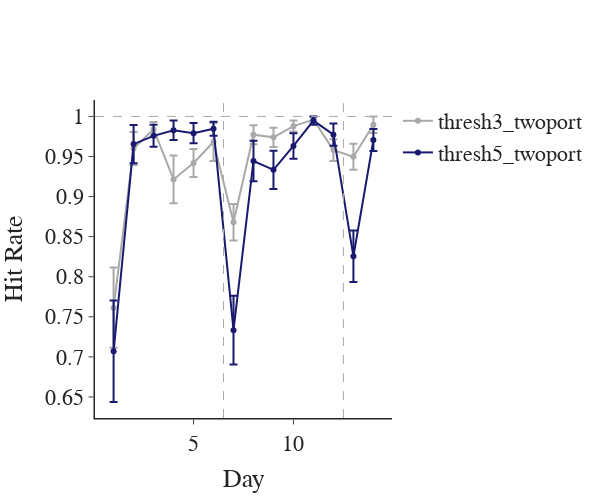

Notebook cell for this chart:
### Code cell
## Hit rate rate across contexts
fig = pf.plot_behavior_across_days(data=metrics, x_var='day', y_var='hits', groupby_var=['day', 'group'], plot_transitions=[6.5, 12.5],
                                   transition_color=[chance_color, chance_color], width=600,
                                   x_title='Day', y_title='Hit Rate', marker_color=two_color_plots, expert_line=False, chance=False, plot_datapoints=False)
fig.add_hline(y=1, line_width=1, line_dash='dash', line_color=chance_color, opacity=1)
fig.show()
fig.write_image(pjoin(fig_path, 'HR_across_days.png'))

### Figure 1 — Plotly figure (JSON) as saved in the notebook; plotly's stock layout.template omitted (floating-point values rounded to 4 significant figures)
{"data": [{"error_y": {"array": [0.05008, 0.02071, 0.009113, 0.0299, 0.01738, 0.02358, 0.02282, 0.01188, 0.01211, 0.006927, 0.004, 0.01359, 0.01623, 0.01031], "type": "data"}, "line": {"color": "darkgrey"}, "mode": "lines+markers", "name": "thresh3_twoport", "showlegend": true, "type": "scatter", "x": [1, 2, 3, 4, 5, 6, 7, 8, 9, 10, 11, 12, 13, 14], "y": [0.7614, 0.96, 0.984, 0.9214, 0.9419, 0.9681, 0.868, 0.9773, 0.9739, 0.9879, 0.996, 0.958, 0.9496, 0.9897]}, {"error_y": {"array": [0.06335, 0.02394, 0.01374, 0.01208, 0.01265, 0.008745, 0.0428, 0.02531, 0.02389, 0.01594, 0.005155, 0.01378, 0.03217, 0.01362], "type": "data"}, "line": {"color": "midnightblue"}, "mode": "lines+markers", "name": "thresh5_twoport", "showlegend": true, "type": "scatter", "x": [1, 2, 3, 4, 5, 6, 7, 8, 9, 10, 11, 12, 13, 14], "y": [0.7069, 0.9655, 0.9758, 0.9828, 0.9792, 0.9847, 0.7333, 0.9444, 0.9333, 0.9632, 0.9948, 0.9773, 0.8255, 0.9706]}], "layout": {"font": {"family": "Arial", "size": 22}, "height": 500, "shapes": [{"line": {"color": "darkgrey", "dash": "dash", "width": 1}, "opacity": 1, "type": "line", "x0": 6.5, "x1": 6.5, "xref": "x", "y0": 0, "y1": 1, "yref": "y domain"}, {"line": {"color": "darkgrey", "dash": "dash", "width": 1}, "opacity": 1, "type": "line", "x0": 12.5, "x1": 12.5, "xref": "x", "y0": 0, "y1": 1, "yref": "y domain"}, {"line": {"color": "darkgrey", "dash": "dash", "width": 1}, "opacity": 1, "type": "line", "x0": 0, "x1": 1, "xref": "x domain", "y0": 1, "y1": 1, "yref": "y"}], "title": {"x": 0.5, "xanchor": "center", "y": 0.9, "yanchor": "top"}, "width": 600, "xaxis": {"anchor": "y", "domain": [0, 1], "linewidth": 1.5, "title": {"text": "Day"}}, "yaxis": {"anchor": "x", "domain": [0, 1], "linewidth": 1.5, "title": {"text": "Hit Rate"}}}}
